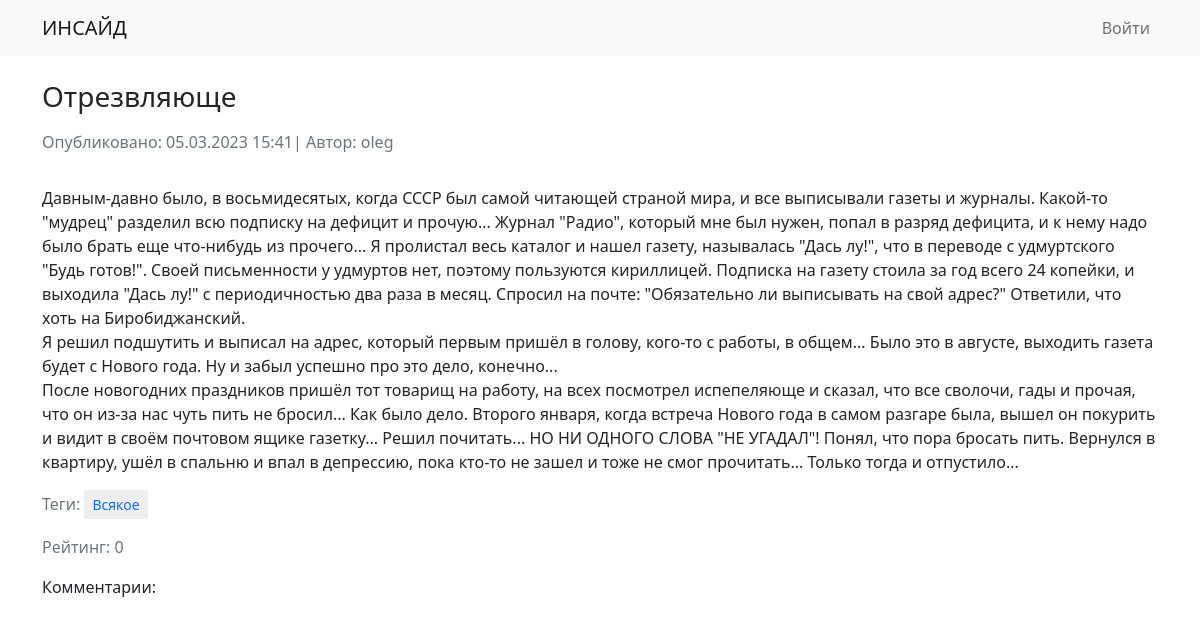
Page /news/11 on the committed database.
### news/models.py (models this page shows, shortened)
class Post(models.Model):
    POST_TYPES = (
        ('N', 'Новость'),
        ('A', 'Статья'),
    )
    post_type = models.CharField(max_length=1, choices=POST_TYPES, verbose_name='Тип новости')
    headline = models.CharField(max_length=255, verbose_name='Заголовок')
    body_text = models.TextField(verbose_name='Текст')
    pub_date = models.DateTimeField(auto_now_add=True, verbose_name='Дата публикации')
    author = models.ForeignKey(Author, on_delete=models.CASCADE, verbose_name='Автор')
    category = models.ManyToManyField(Category, through='PostCategory', verbose_name='Категория')
    rating = models.IntegerField(default=0, verbose_name='Рейтинг')
    class Meta:
        verbose_name = 'Публикация'
        verbose_name_plural = 'Публикации'
    def preview(self):
        return f'{self.body_text[0:124]}...'
    preview.short_description = 'Превью'
    def display_category(self):
        return ', '.join([category.name for category in self.category.all()[:3]])
    display_category.short_description = 'Категория'

class Author(models.Model):
    user = models.OneToOneField(User, on_delete=models.CASCADE, verbose_name='Автор')
    rating = models.FloatField(default=0.0, verbose_name='Рейтинг')
    class Meta:
        verbose_name = 'Автор'
        verbose_name_plural = 'Авторы'
    def __str__(self):
        return self.user.username

class Category(models.Model):
    name = models.CharField(max_length=50, unique=True, verbose_name='Название категории')
    subscribers = models.ManyToManyField(User, blank=True, null=True, related_name='categories')
    class Meta:
        verbose_name = 'Категория'
        verbose_name_plural = 'Категории'
    def __str__(self):
        return self.name

### news/views.py (the view)
# urls.py: path('<int:pk>', NewsDetail.as_view(), name='news-detail'),
class NewsDetail(DetailView):
    model = Post
    template_name = 'post.html'
    context_object_name = 'post'

### news/censor.py (called while the page is built)
def censor_list():
    cens_list = []
    for i in _list:
        cens_list.append(i[1])
    return cens_list

### news/templatetags/custom_filters.py (called while the page is built)
@register.filter()
def censor(text):
    for word in text.split():
        if word in censor_list():
            text = text.replace(word, f'{word[0]}{"*"*(len(word)-1)}')
    return text

### templates/post.html (shortened to what this page needs)
{% extends 'flatpages/default.html' %}
{% load custom_filters %}
{% block content %}
    <br>
        <h3>{{ post.headline|censor|linebreaks }}</h3>
    <div class="d-flex justify-content-start align-items-center">
        <p class="text-secondary">Опубликовано: {{ post.pub_date|date:"d.m.Y" }} {{ post.pub_date|time:"H:i" }}<p>
        <p class="text-secondary"> | Автор: {{ post.author }}</p>
    </div>
    <p class="text-start">{{ post.body_text|censor|linebreaks }}<p>
    <p class="text-secondary text-start">Теги:
        {% for category in post.category.all %}
            <button class="btn-sm border-0">
                <a class="text-decoration-none" href="{% url 'category-list' pk=category.id %}">{{ category }}</a>
            </button>
        {% endfor %}
    </p>
    <p class="text-secondary">Рейтинг: {{ post.rating }}</p>
    <p>Комментарии:</p>
{% endblock content %}

### rows in the picture
Post: headline|censor "Отрезвляюще", pub_date "05.03.2023", pub_date "15:41", author "oleg", body_text|censor "Давным-давно было, в восьмидесятых, когда СССР был самой читающей страной мира, и все выписывали газеты и журналы. Какой-то \"мудрец\" разделил всю подписку на дефицит и прочую... Журнал \"Радио\", который мне был нужен, попал в разряд дефицита, и к нему надо было брать еще что-нибудь из прочего... Я пролистал весь каталог и нашел газету, называлась \"Дась лу!\", что в переводе с удмуртского \"Будь готов!\". Своей письменности у удмуртов нет, поэтому пользуются кириллицей. Подписка на газету стоила за год всего 24 копейки, и выходила \"Дась лу!\" с периодичностью два раза в месяц. Спросил на почте: \"Обязательно ли выписывать на свой адрес?\" Ответили, что хоть на Биробиджанский. Я решил подшутить и…", rating "0"
Category: name "Всякое"
